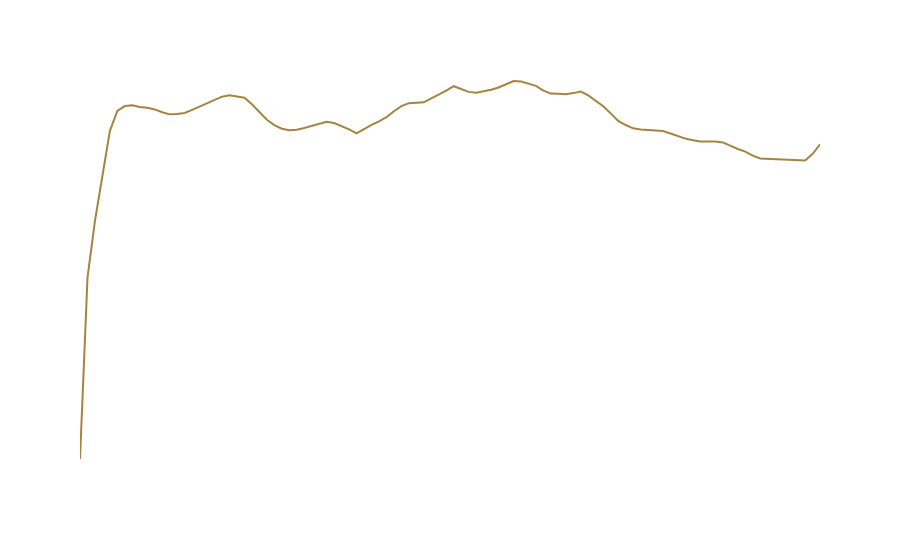

Notebook source saved alongside this figure:
### Code cell
X = torch.linspace(-1, 1, 100).to(device)
T = torch.linspace(0, 0, 100).to(device)

Temp = (pinn.forward(X.view(-1,1),T.view(-1,1))).cpu().detach().numpy() # Predicted temperature

fig = px.line(x=X.cpu(), y=Temp.reshape(100), log_y=False, range_y=[])
fig.update_traces(line_color='#a5843f')
fig.update_layout(plot_bgcolor='rgba(0, 0, 0, 0)', paper_bgcolor= 'rgba(0, 0, 0, 0)', font_color="white", title="Initial Condition", xaxis_title="X", yaxis_title="Temperature")
fig.show()
